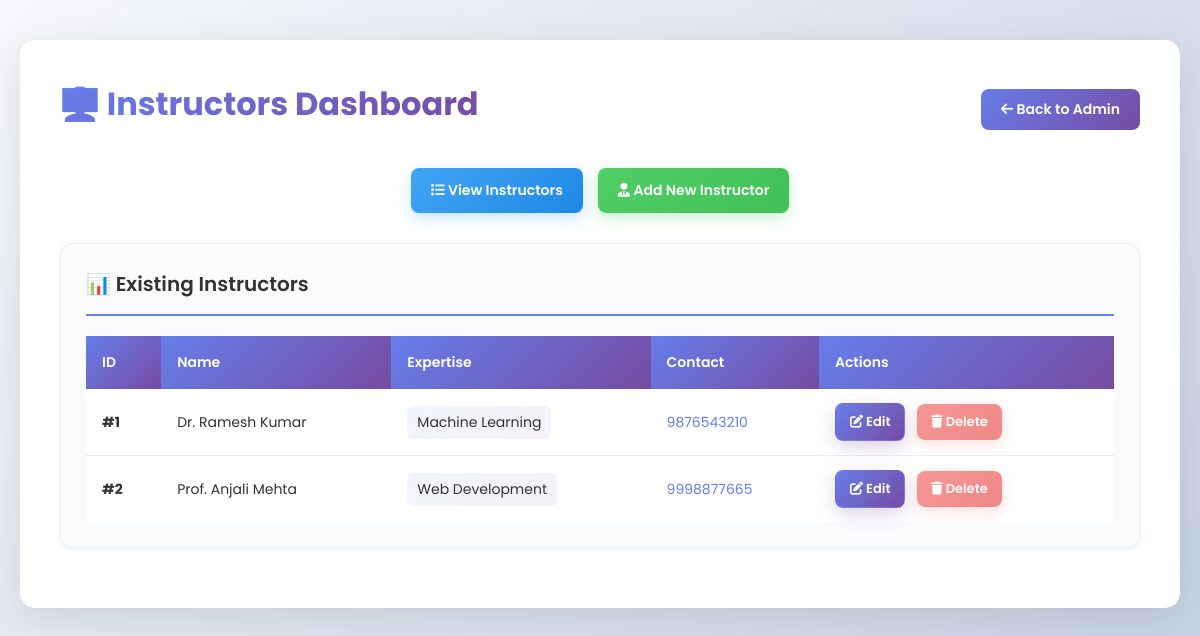
Before: /instructors (signed in) with the older database file.
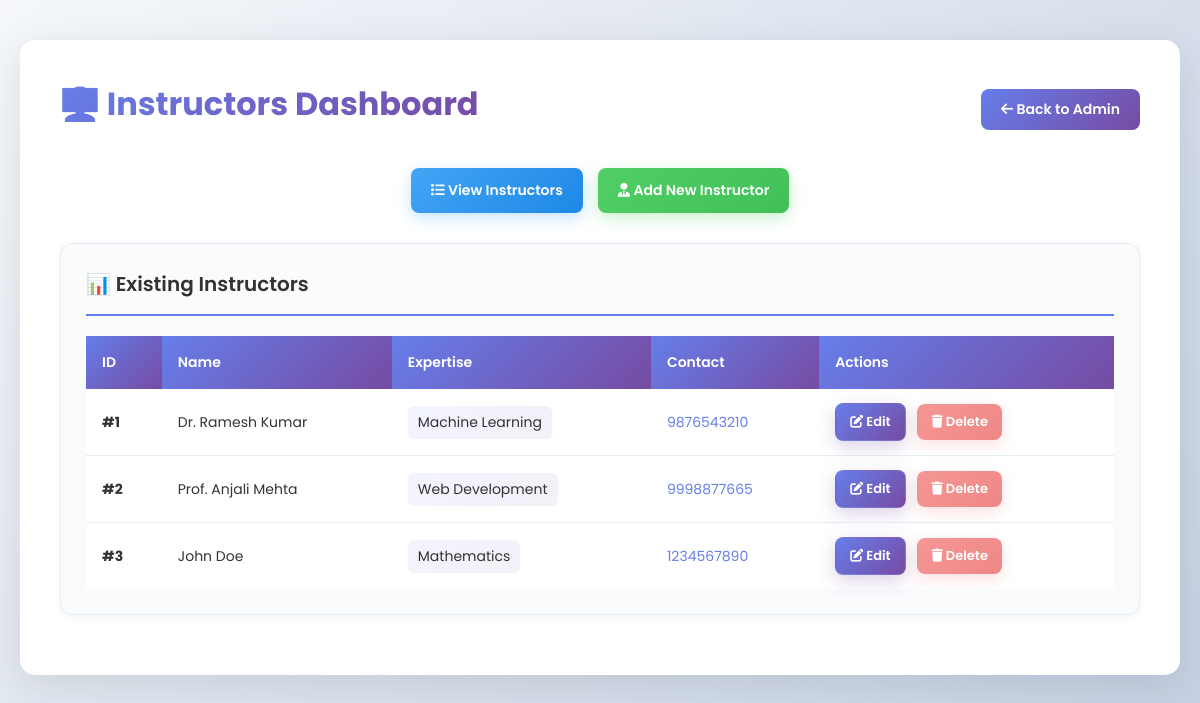
After: the same page with the newer database file.
### app/models.py (models this page shows)
class Instructors(db.Model):
    instructor_id = db.Column(db.Integer, primary_key=True)
    instructor_name = db.Column(db.String(50))
    expertise = db.Column(db.String(100))
    contact = db.Column(db.String(15))
    courses = db.relationship('Courses', backref='instructor', lazy=True)

### app/routes/auth.py (the view)
@auth.route('/instructors')
@login_required
def instructor_dashboard():
    data = Instructors.query.all()
    return render_template('Instructor_dashboard.html', data=data)

### app/routes/auth.py (called while the page is built)
def login_required(f):
    @wraps(f)
    def decorated(*args, **kwargs):
        if current_user.is_authenticated or ('admin' in session):
            return f(*args, **kwargs)
        flash('Please log in to access that page.', 'error')
        return redirect(url_for('auth.login'))
    return decorated

### app/templates/Instructor_dashboard.html (shortened to what this page needs)
{% extends "base.html" %}
{% block content %}
<div class="container">
  <div style="display: flex; justify-content: space-between; align-items: center; margin-bottom: 30px;">
    <h1>👨‍🏫 Instructors Dashboard</h1>
    <a href="{{ url_for('auth.admin_dashboard') }}" style="text-decoration: none;">
      <button style="background: linear-gradient(135deg, #667eea 0%, #764ba2 100%); color: white; padding: 10px 20px; border: none; border-radius: 8px; cursor: pointer; font-weight: 600; transition: all 0.3s ease;">
        <i class="fas fa-arrow-left"></i> Back to Admin
      </button>
    </a>
  </div>
  <div class="add-btn-container" style="display: flex; gap: 15px; justify-content: center; margin-bottom: 30px;">
    <button onclick="showViewMode()" id="viewBtn" class="view-btn" style="font-weight: 600;">
      <i class="fas fa-list"></i> View Instructors
    </button>
    <a href="{{ url_for('auth.add_instructor_page') }}" style="text-decoration:none;">
      <button id="addBtn" class="insert-btn" style="font-weight: 600;">
        <i class="fas fa-user-tie"></i> Add New Instructor
      </button>
    </a>
  </div>
  <div id="viewForm" class="card" style="animation: fadeInUp 0.3s ease-out;">
    <h2>📊 Existing Instructors</h2>
    <table>
      <thead>
        <tr>
          <th>ID</th>
          <th>Name</th>
          <th>Expertise</th>
          <th>Contact</th>
          <th>Actions</th>
        </tr>
      </thead>
      <tbody>
        {% for instructor in data %}
        <tr>
          <td><strong>#{{ instructor.instructor_id }}</strong></td>
          <td>{{ instructor.instructor_name }}</td>
          <td>
            <span style="background: linear-gradient(135deg, #667eea15, #764ba215); padding: 6px 10px; border-radius: 6px; display: inline-block;">
              {{ instructor.expertise }}
            </span>
          </td>
          <td>
            <a href="tel:{{ instructor.contact }}" style="color: #667eea; text-decoration: none;">
              {{ instructor.contact }}
            </a>
          </td>
          <td>
            <a href="{{ url_for('auth.update_instructor', id=instructor.instructor_id) }}" style="text-decoration: none;">
              <button class="edit-btn" title="Edit instructor">
                <i class="fas fa-edit"></i> Edit
              </button>
            </a>
            <button class="delete-btn" disabled title="Delete not implemented">
              <i class="fas fa-trash"></i> Delete
            </button>
          </td>
        </tr>
        {% else %}
        <tr><td colspan="5" style="text-align:center; padding: 30px;">
          <i class="fas fa-inbox" style="font-size: 32px; color: #ccc; margin-bottom: 10px;"></i>
          <p style="color: #999;">No instructors found.</p>
        </td></tr>
        {% endfor %}
      </tbody>
    </table>
  </div>
</div>
{% endblock %}

### app/templates/base.html (shortened to what this page needs)
<!DOCTYPE html>
<html lang="en">
<head>
  <link rel="stylesheet" href="https://cdnjs.cloudflare.com/ajax/libs/font-awesome/6.5.0/css/all.min.css">
  <link rel="stylesheet" href="{{ url_for('static', filename='css/style.css') }}">
</head>
<body>
  <div class="main-content">
    {% block content %}{% endblock %}
  </div>
</body>
</html>

### app/static/css/style.css (style rules this page uses)
* { margin: 0; padding: 0; box-sizing: border-box; }
body { font-family: 'Poppins', sans-serif; background: #f0f2f5; color: #333; min-height: 100vh; }
.main-content { padding: 40px 20px; max-width: 1400px; margin: 0 auto; background: linear-gradient(135deg, #f5f7fa 0%, #c3cfe2 100%); min-height: 100vh; }
.container { background: white; border-radius: 15px; padding: 40px; box-shadow: 0 10px 40px rgba(0, 0, 0, 0.1); animation: fadeInUp 0.6s ease-out; }
.container h1 { font-size: 32px; font-weight: 700; margin-bottom: 10px; background: linear-gradient(135deg, #667eea 0%, #764ba2 100%); -webkit-background-clip: text; -webkit-text-fill-color: transparent; background-clip: text; }
.container h2 { font-size: 24px; font-weight: 600; color: #333; margin-bottom: 20px; padding-bottom: 15px; border-bottom: 2px solid #667eea; }
button, .btn { font-family: 'Poppins', sans-serif; border: none; border-radius: 8px; padding: 12px 20px; font-weight: 600; cursor: pointer; transition: all 0.3s ease; font-size: 14px; text-decoration: none; display: inline-block; }
.insert-btn { background: linear-gradient(135deg, #51cf66 0%, #40c057 100%); color: white; box-shadow: 0 5px 15px rgba(81, 207, 102, 0.3); }
.view-btn { background: linear-gradient(135deg, #42a5f5 0%, #1e88e5 100%); color: white; box-shadow: 0 5px 15px rgba(66, 165, 245, 0.3); }
.edit-btn { background: linear-gradient(135deg, #667eea 0%, #764ba2 100%); color: white; box-shadow: 0 6px 18px rgba(118, 75, 162, 0.25); padding: 8px 14px; font-size: 13px; border: 1px solid rgba(255,255,255,0.08); }
.delete-btn { background: linear-gradient(135deg, #ef5350 0%, #e53935 100%); color: white; box-shadow: 0 5px 15px rgba(239, 83, 80, 0.3); padding: 8px 14px; font-size: 13px; }
.delete-btn:disabled, .insert-btn:disabled { opacity: 0.6; cursor: not-allowed; transform: none; }
.add-btn-container { margin: 30px 0; text-align: center; }
.card { background: #f9fbfd; border-radius: 12px; padding: 25px; margin: 20px 0; border: 1px solid #e8eef5; box-shadow: 0 2px 8px rgba(0, 0, 0, 0.05); }
.card h2 { font-size: 20px; color: #333; margin-bottom: 20px; font-weight: 600; }
table { width: 100%; border-collapse: collapse; margin-top: 20px; background: white; }
th { background: linear-gradient(135deg, #667eea 0%, #764ba2 100%); color: white; padding: 16px; text-align: left; font-weight: 600; font-size: 14px; }
td { padding: 14px 16px; border-bottom: 1px solid #e8eef5; font-size: 14px; }
tr:last-child td { border-bottom: none; }
td button, td a button { margin-right: 8px; }

Changed rows visible on the page:
added Instructors: instructor_id "3", instructor_name "John Doe", expertise "Mathematics", contact "1234567890"
